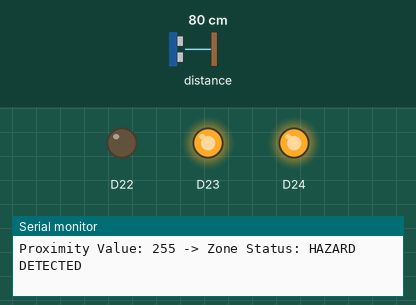
Simulated run of this sketch. Board: Arduino Nano 33 BLE. Shown: output pins drawn as LEDs (lit = HIGH), the last lines printed to the serial monitor. The test bench sets the inputs (shaded band); at power-on: distance to the obstacle 80 cm.

Above: at 1.2 s.
1.3 s: distance to the obstacle set to 18 cm
2.8 s: distance to the obstacle set to 15 cm
At 3.8 s:
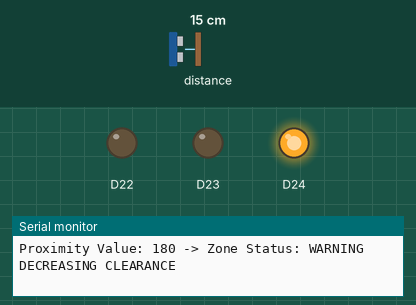
4.3 s: distance to the obstacle set to 10 cm
5.8 s: distance to the obstacle set to 7 cm
At 6.5 s:
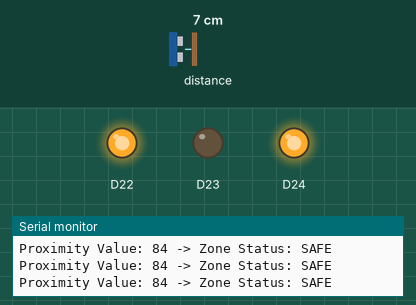
7.3 s: distance to the obstacle set to 9 cm
At 8.4 s:
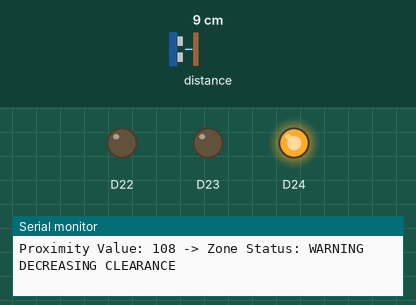
8.8 s: distance to the obstacle set to 2 cm
At 10.2 s:
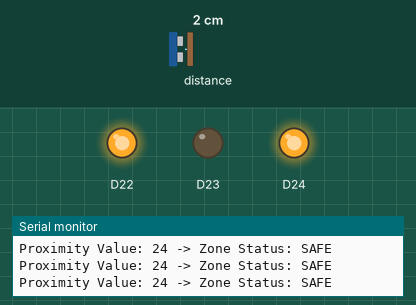
Timing chart, 0 to 11.3 s (numbered marks = the images above; inputs shaded):
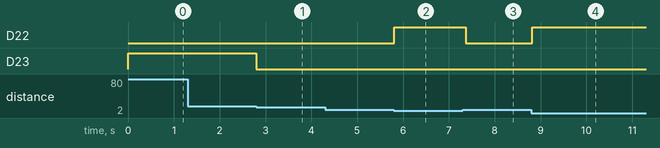

Measured:
- the behaviour switches between 17 and 16 cm on distance to the obstacle (found by bisection; images 0 and 1)
- the behaviour switches between 9 and 8 cm on distance to the obstacle (found by bisection; images 1 and 2)
- after the input at 2.8 s, D23: HIGH → LOW at once
- after the input at 5.8 s, D22: LOW → HIGH at once
- after the input at 7.3 s, D22: HIGH → LOW after 0.07 s
- after the input at 8.8 s, D22: LOW → HIGH at once

The sketch:

Proximity_RGB_LED.ino
```cpp
#include <Arduino_APDS9960.h>

void setup() {
  Serial.begin(9600);
  while (!Serial);

  // Configure Onboard RGB LED pins as outputs
  pinMode(LEDR, OUTPUT);
  pinMode(LEDG, OUTPUT);
  pinMode(LEDB, OUTPUT);

  // Initialize all RGB elements to OFF state initially (Active HIGH = OFF)
  digitalWrite(LEDR, HIGH);
  digitalWrite(LEDG, HIGH);
  digitalWrite(LEDB, HIGH);

  if (!APDS.begin()) {
    Serial.println("Error initializing APDS-9960 sensor!");
    // Light up built-in Blue LED if the physical chip failed to start
    digitalWrite(LEDB, LOW);
    while (1);
  }
}

void loop() {
  // check if a proximity reading is available
  if (APDS.proximityAvailable()) {
    // read the proximity
    // - 0   => far away
    // - 255 => extremely close
    // - -1  => error
    int proximity = APDS.readProximity();

    // print value to the Serial Monitor
    Serial.print("Proximity Value: ");
    Serial.print(proximity);
    Serial.print(" -> Zone Status: ");

    // --- REAL-TIME DISTANCE THRESHOLD INTERACTION MAP ---
    if (proximity < 100) {
      // ZONE 1: SAFE (Solid Green)
      Serial.println("SAFE");
      digitalWrite(LEDR, HIGH); // Red OFF
      digitalWrite(LEDG, LOW);  // Green ON
      digitalWrite(LEDB, HIGH); // Blue OFF
    }
    else if (proximity >= 100 && proximity < 200) {
      // ZONE 2: WARNING (Yellow = Mix Red and Green)
      Serial.println("WARNING DECREASING CLEARANCE");
      digitalWrite(LEDR, LOW);  // Red ON
      digitalWrite(LEDG, LOW);  // Green ON
      digitalWrite(LEDB, HIGH); // Blue OFF
    }
    else {
      // ZONE 3: CRITICAL BREACH (Solid Red)
      Serial.println("HAZARD DETECTED");
      digitalWrite(LEDR, LOW);  // Red ON
      digitalWrite(LEDG, HIGH); // Green OFF
      digitalWrite(LEDB, HIGH); // Blue OFF
    }
  }

  // wait a bit before reading again
  delay(100);
}
```
